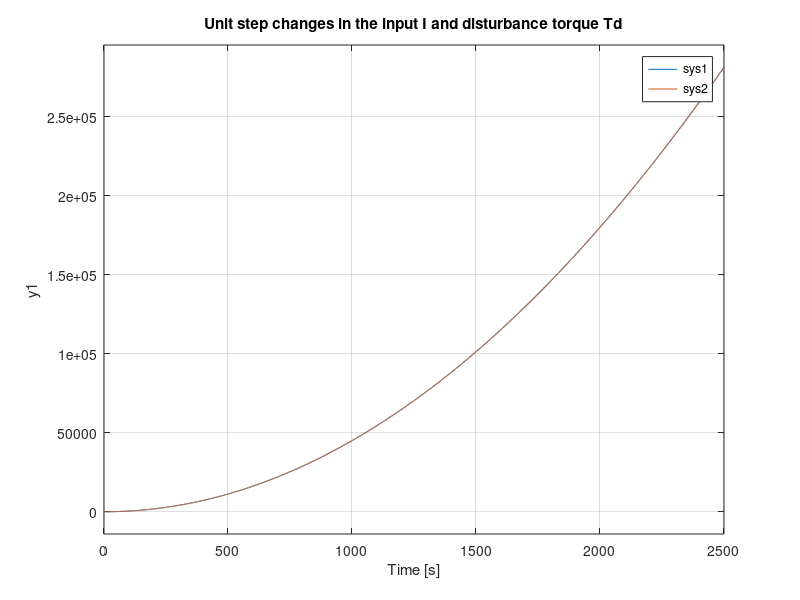

Source code (MATLAB): (Note: this script raises an error after producing the figure.)
% Question #1

% Define constants
J1=10/9; J2=10; c=0.1; k=1; kI=1;

% Define State Space
A = [0 0 1 0; 0 0 0 1; -k/J1 k/J1 -c/J1 c/J1; k/J2 -k/J2 c/J2 -c/J2]
B = [0; 0; kI/J1; 0]
C = [0 1 0 0]
D = [0]
F = [0; 0; 0; 1/J2]         % disturbance torque vector

% Question #2: Compute Open-Loop Eigenvalues
eigs = eig(A)

% Question #3: Simulate the unit step changes input I and in
% disturbance torque Td
sys1 = ss(A, B, C, D);      % define sys1 as the ss with input I
sys2 = ss(A, F, C, D);      % define sys2 as the ss with input Td


step(sys1, sys2, 2500)            % apply unit step to both ss models, plot
title('Unit step changes in the input I and disturbance torque Td');


% Question #4:
syms K1 K2 K3 K4 s;                 % declare controller variables
K = [K1, K2, K3, K4];               % gain vector K

PEQ1 = (s+2)*(s+1)*(s^2 +2*s + 2);  % desired closed loop poles polynomial
PEQ2 = det(s.*eye(4) - (A - B*K));    % closed loop polynomial with feedback

TEMP = coeffs(PEQ1-PEQ2, s);        % coefficients to solve feedback vals
[K1, K2, K3, K4] = solve(TEMP(1)==0, TEMP(2)==0, TEMP(3)==0, TEMP(4)==0);
K = [K1, K2, K3, K4]                % gain vector K


% Question #5:
Kr = -1 / (C*inv(A-B*K)*B)

% Question #6:
sys3 = ss(A-B*K, Kr.*B, C, D);
step(sys3);

% Question #7:
syms L1 L2 L3 L4;
L = [L1; L2; L3; L4];

PEQ1 = (s+4)*(s+2)*(s^2 + 4*s + 8); % desired closed loop polynomial
PEQ2 = det(s.*eye(4) - (A - L*C));    % closed loop polynomial with feedback

TEMP = coeffs(PEQ1-PEQ2, s);        % coefficients to solve observer vals
[L1, L2, L3, L4] = solve(TEMP(1)==0, TEMP(2)==0, TEMP(3)==0, TEMP(4)==0);
L = [L1; L2; L3; L4]                % observer gain vector L
